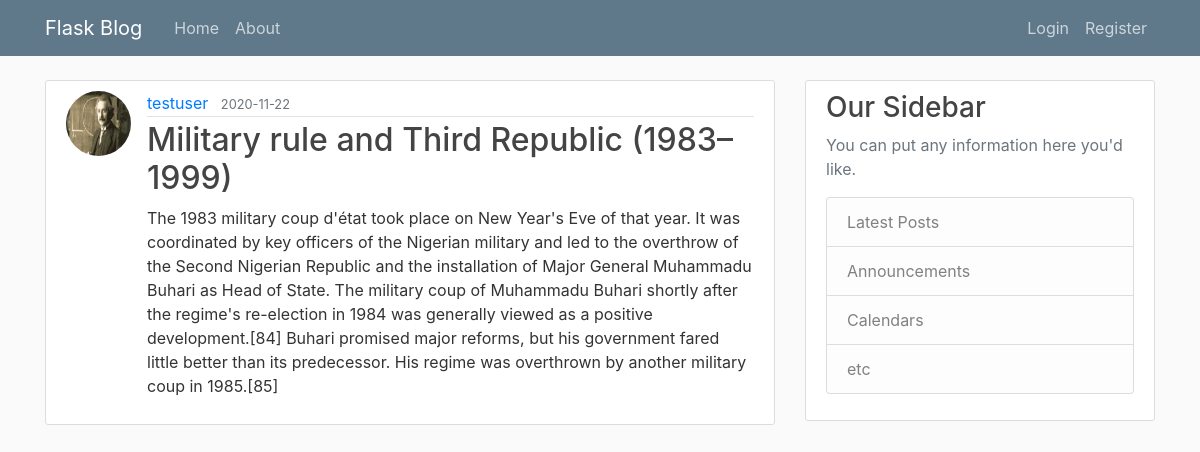
Page /post/7 on the committed database.
### flaskblog/models.py (models this page shows, shortened)
class User(db.Model, UserMixin):
    id = db.Column(db.Integer, primary_key=True)
    username = db.Column(db.String(20), unique=True, nullable=False)
    email = db.Column(db.String(120), unique=True, nullable=False)
    image_file = db.Column(db.String(20), nullable=False, default='default.jpg')
    password = db.Column(db.String(60), nullable=False)
    posts = db.relationship('Post', backref='author', lazy=True)

class Post(db.Model):
    id = db.Column(db.Integer, primary_key=True)
    title = db.Column(db.String(100), nullable=False)
    date_posted = db.Column(db.DateTime, nullable=False, default=datetime.utcnow)
    content = db.Column(db.Text, nullable=False)
    user_id = db.Column(db.Integer, db.ForeignKey('user.id'), nullable=False)

### flaskblog/routes.py (the view)
@app.route("/post/<int:post_id>")
def post(post_id):
    post = Post.query.get_or_404(post_id)
    return render_template('post.html', title=post.title, post=post)

### flaskblog/templates/post.html (shortened to what this page needs)
{% extends "layout.html" %}
{% block content %}
	<article class="media content-section">
	  <img class="rounded-circle article-img" src="{{ url_for('static', filename='profile_pic/' + post.author.image_file) }}">
	  <div class="media-body">
	    <div class="article-metadata">
	      <a class="mr-2" href="#">{{ post.author.username }}</a>
	      <small class="text-muted">{{ post.date_posted.strftime('%Y-%m-%d') }}</small>
	    </div>
	    <h2 class="article-title">{{ post.title }}</h2>
	    <p class="article-content">{{ post.content }}</p>
	  </div>
	</article>
{% endblock content %}

### flaskblog/static/main.css (style rules this page uses)
body { background: #fafafa; color: #333333; margin-top: 5rem; }
h1, h2, h3, h4, h5, h6 { color: #444444; }
.content-section { background: #ffffff; padding: 10px 20px; border: 1px solid #dddddd; border-radius: 3px; margin-bottom: 20px; }
.article-title { color: #444444; }
.article-content { white-space: pre-line; }
.article-img { height: 65px; width: 65px; margin-right: 16px; }
.article-metadata { padding-bottom: 1px; margin-bottom: 4px; border-bottom: 1px solid #e3e3e3 }

### rows in the picture
User: image_file (picture), author.username "testuser"
Post: date_posted "2020-11-22", title "Military rule and Third Republic (1983–1999)", content "The 1983 military coup d'état took place on New Year's Eve of that year. It was coordinated by key officers of the Nigerian military and led to the overthrow of the Second Nigerian Republic and the installation of Major General Muhammadu Buhari as Head of State. The military coup of Muhammadu Buhari shortly after the regime's re-election in 1984 was generally viewed as a positive development.[84] Buhari promised major reforms, but his government fared little better than its predecessor. His regime was overthrown by another military coup in 1985.[85]"
